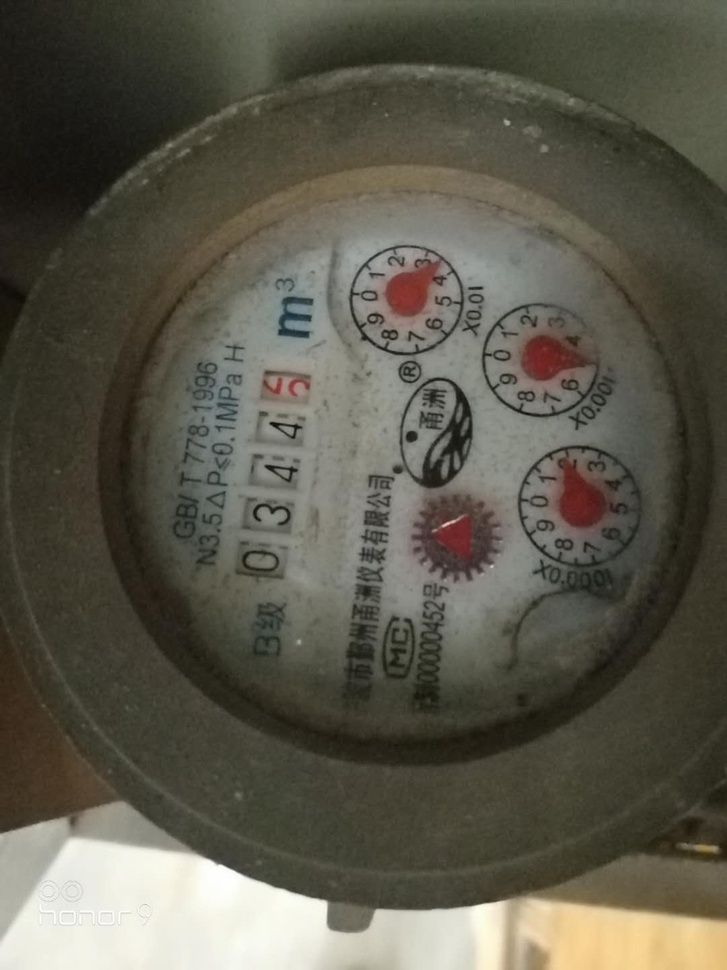
#> input picture images/meter4.jpeg, 727 x 970 px, shrunk from 1080 x 1440 before the run
$ python car_pad.py   (older library calls are emulated)
#> lines starting #> are read from the running program, lines starting #| are printed output that depends on the picture; after the words box and inside, x2 and y2 are one past the last pixel; in counts of white or black regions, pixels touching at a corner belong together
#encoding:utf-8
#BY：Eastmount CSDN 2018-08-06
import cv2
import numpy as np
import matplotlib.pyplot as plt

#读取图片
imagePath = './images/meter4.jpeg'
img = cv2.imread(imagePath)
#> img is the input picture: shape (970, 727, 3); mean B, G, R 75.9, 88.9, 91.6

#opencv默认的imread是以BGR的方式进行存储的
lenna_img = cv2.cvtColor(img,cv2.COLOR_BGR2RGB)

#灰度图像处理
GrayImage = cv2.cvtColor(img,cv2.COLOR_BGR2GRAY)
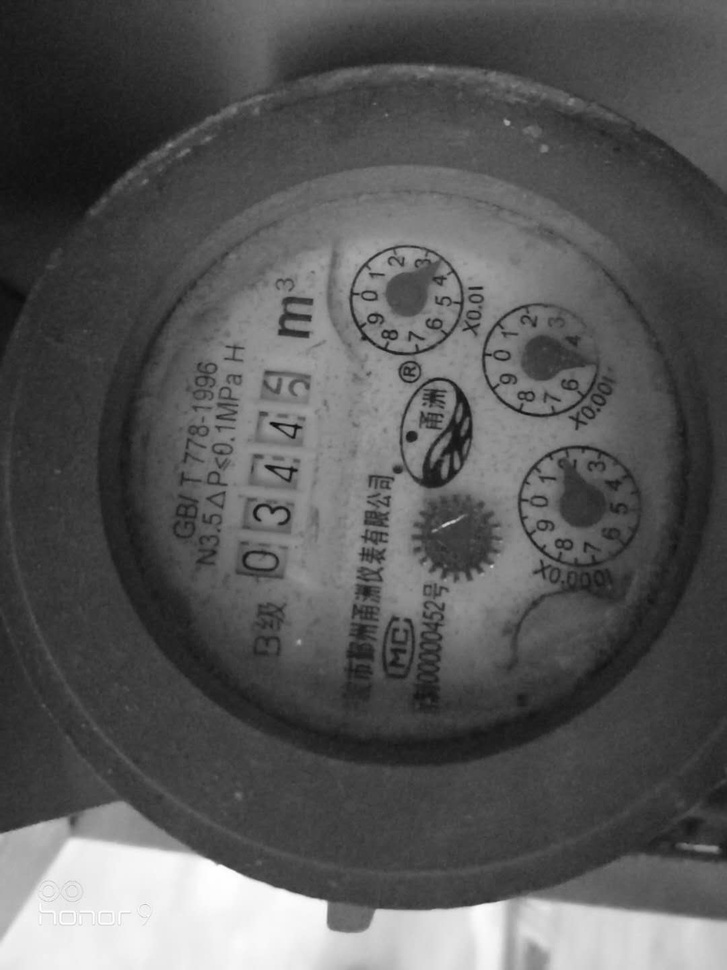
#> GrayImage: shape (970, 727); min 4, max 255, mean 88.2
print(u"读入lenna图的shape为", GrayImage.shape)
#| 读入lenna图的shape为 (970, 727)

#直方图均衡化
#equ = cv2.equalizeHist(gray)

#高斯平滑 去噪
Gaussian = cv2.GaussianBlur(GrayImage, (3, 3), 0, 0, cv2.BORDER_DEFAULT)
#Gaussian = cv2.GaussianBlur(GrayImage, (9, 9),0)

#中值滤波
Median = cv2.medianBlur(Gaussian, 5)

#Sobel算子 XY方向求梯度 cv2.CV_8U
x = cv2.Sobel(Median, cv2.CV_32F, 1, 0, ksize = 3) #X方向
y = cv2.Sobel(Median, cv2.CV_32F, 0, 1, ksize = 3) #Y方向
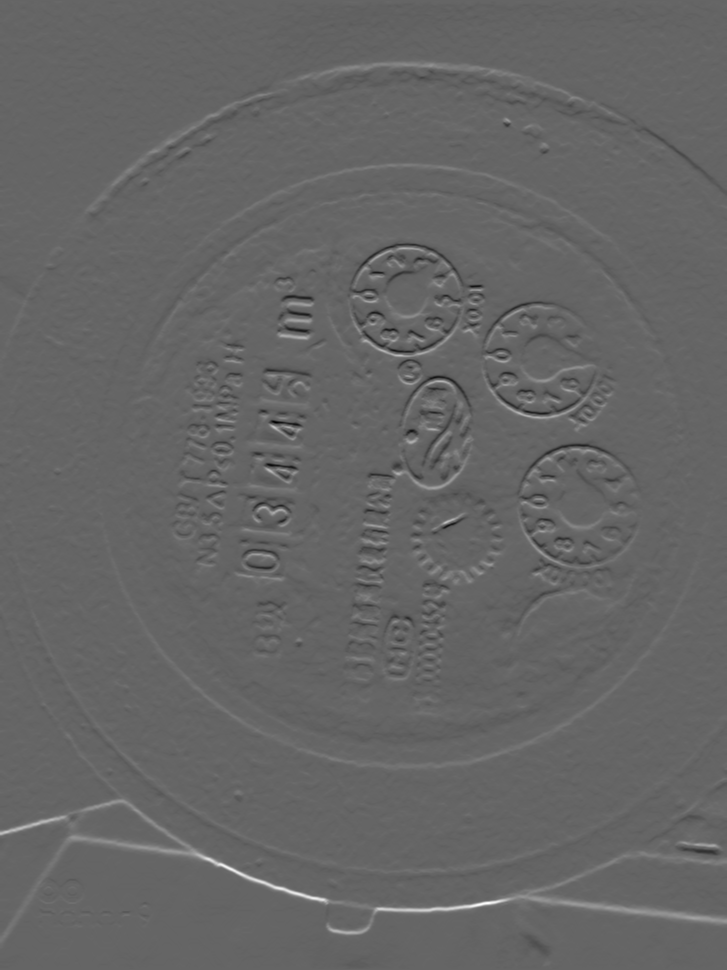
#> y: shape (970, 727) float32; min -297, max 449, mean 1.1; drawn with min black and max white
#absX = cv2.convertScaleAbs(x)   # 转回uint8
#absY = cv2.convertScaleAbs(y)
#Sobel = cv2.addWeighted(absX, 0.5, absY, 0.5, 0)
gradient = cv2.subtract(x, y)
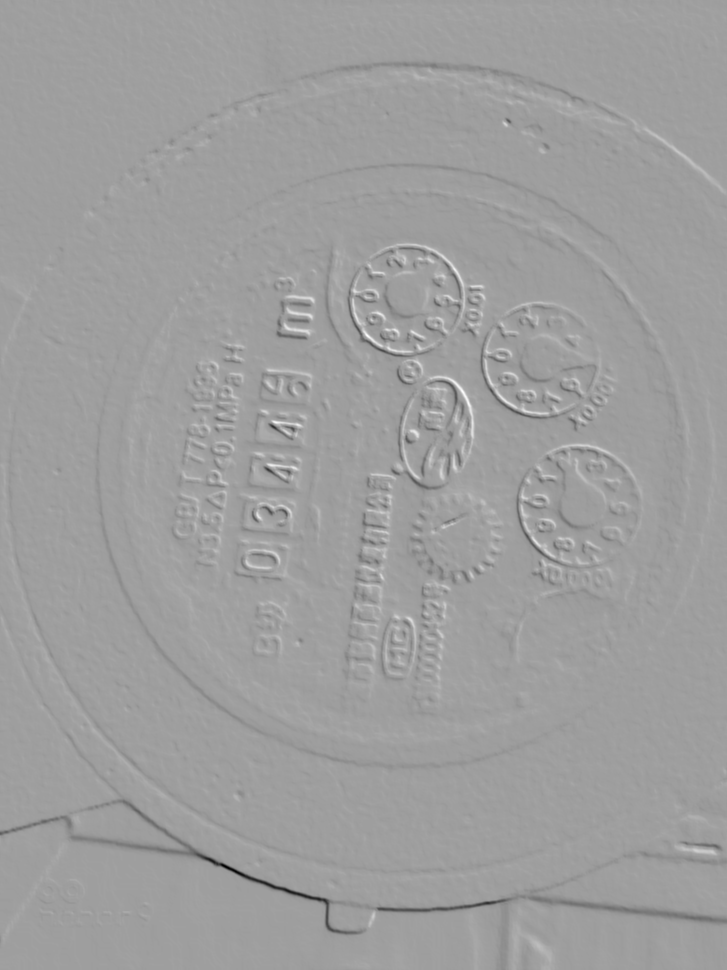
#> gradient: shape (970, 727) float32; min -614, max 372, mean -1; drawn with min black and max white
Sobel = cv2.convertScaleAbs(gradient)
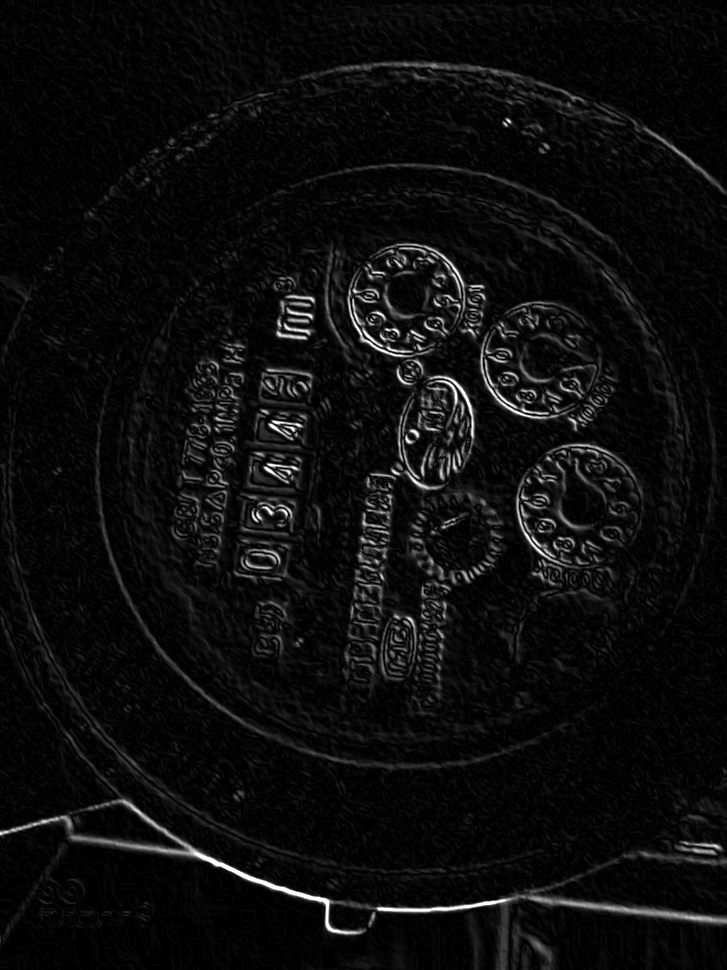
#> Sobel: shape (970, 727); min 0, max 255, mean 13.1
cv2.imshow('dilation2', Sobel)
cv2.waitKey(0)

#二值化处理 周围像素影响
blurred = cv2.GaussianBlur(Sobel, (9, 9),0) #再进行一次高斯去噪
#注意170可以替换的
ret, Binary = cv2.threshold(blurred , 170, 255, cv2.THRESH_BINARY)
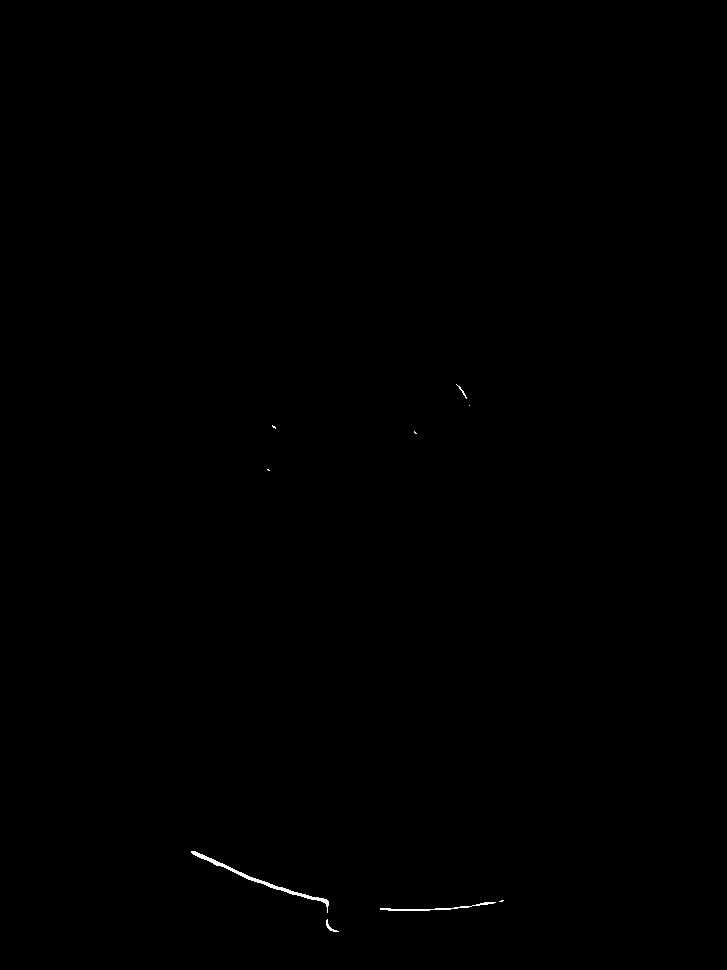
#> Binary: shape (970, 727); 0.12% white; 9 white regions (5 under 20 px), largest, box (x1, y1, x2, y2) and area: (191, 851, 329, 913) 534, (380, 902, 496, 911) 220, (326, 919, 339, 932) 44, (456, 384, 467, 399) 26
cv2.imshow('dilation2', Binary)
cv2.waitKey(0)

# 膨胀和腐蚀操作的核函数
element1 = cv2.getStructuringElement(cv2.MORPH_RECT, (9, 1))
element2 = cv2.getStructuringElement(cv2.MORPH_RECT, (9, 7))
# 膨胀一次，让轮廓突出
Dilation = cv2.dilate(Binary, element2, iterations = 1)
#> Dilation: shape (970, 727); 0.55% white; 6 white regions, box (x1, y1, x2, y2) and area: (187, 848, 343, 935) 2180, (376, 897, 508, 914) 1115, (452, 381, 474, 409) 323, (268, 422, 280, 432) 112, (410, 428, 421, 437) 95, (263, 466, 274, 474) 86
# 腐蚀一次，去掉细节
Erosion = cv2.erode(Dilation, element1, iterations = 1)
#> Erosion: shape (970, 727); 0.37% white; 7 white regions (1 under 20 px), largest, box (x1, y1, x2, y2) and area: (191, 848, 339, 935) 1484, (380, 897, 504, 914) 971, (456, 381, 467, 402) 92, (272, 422, 276, 432) 32, (414, 428, 417, 437) 23, (267, 466, 270, 474) 22
# 再次膨胀，让轮廓明显一些
Dilation2 = cv2.dilate(Erosion, element2,iterations = 3)
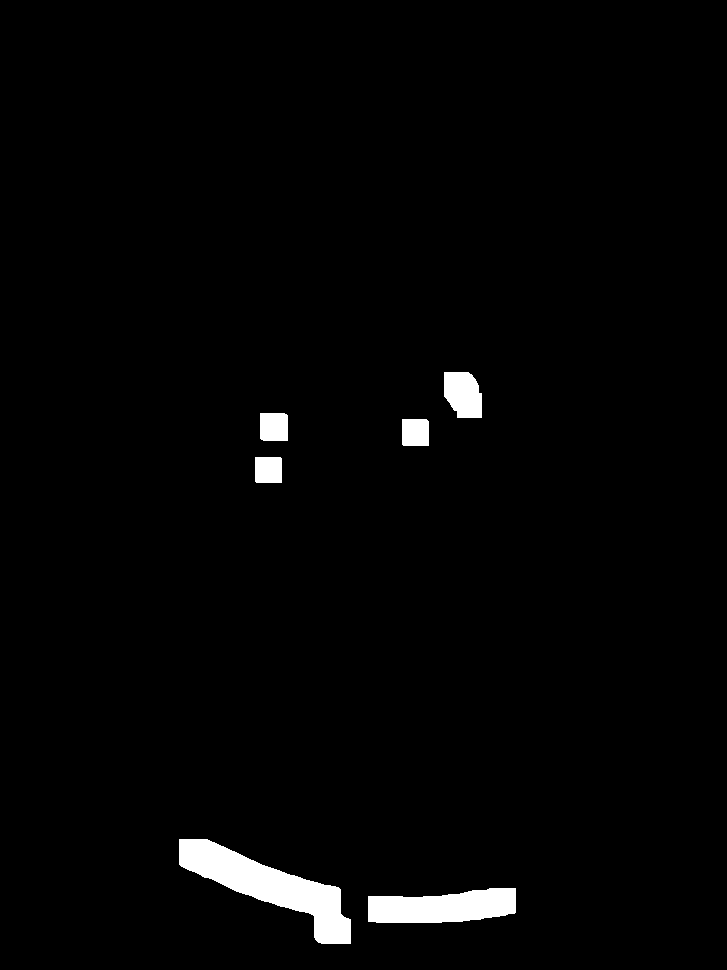
#> Dilation2: shape (970, 727); 2% white; 6 white regions, box (x1, y1, x2, y2) and area: (179, 839, 351, 944) 6687, (368, 888, 516, 923) 4067, (444, 372, 482, 418) 1455, (260, 413, 288, 441) 776, (402, 419, 429, 446) 725, (255, 457, 282, 483) 700
cv2.imshow('Dilation2 ', Dilation2)
cv2.waitKey(0)


##########################################

#建立一个椭圆核函数
kernel = cv2.getStructuringElement(cv2.MORPH_ELLIPSE, (25, 25))

#执行图像形态学, 细节直接查文档，很简单
closed = cv2.morphologyEx(Binary, cv2.MORPH_CLOSE, kernel)
#> closed: shape (970, 727); 0.13% white; 7 white regions (4 under 20 px), largest, box (x1, y1, x2, y2) and area: (191, 851, 339, 932) 605, (380, 900, 504, 911) 235, (456, 384, 467, 399) 26
closed = cv2.erode(closed, None, iterations=4)
#> closed: shape (970, 727); every value is 0
closed = cv2.dilate(closed, None, iterations=4)
cv2.imshow('erode dilate', closed)
cv2.waitKey(0)

##########################################


#显示图形
titles = ['Source Image','Gray Image', 'Gaussian Image', 'Median Image',
          'Sobel Image', 'Binary Image', 'Dilation Image', 'Erosion Image', 'Dilation2 Image']
images = [lenna_img, GrayImage, Gaussian,
          Median, Sobel, Binary,
          Dilation, Erosion, closed]
for i in range(9):
   plt.subplot(3,3,i+1),plt.imshow(images[i],'gray')
   plt.title(titles[i])
   plt.xticks([]),plt.yticks([])
plt.show()

cv2.imshow('Gray', GrayImage)
cv2.waitKey(0)

"""
接下来使用Dilation2图片确定车牌的轮廓
这里opencv3返回的是三个参数
  参数一：二值化图像
  参数二：轮廓类型 检测的轮廓不建立等级关系
  参数三：处理近似方法  例如一个矩形轮廓只需4个点来保存轮廓信息
"""
(_, cnts, _) = cv2.findContours(closed.copy(),
                                cv2.RETR_LIST,               #RETR_TREE
                                cv2.CHAIN_APPROX_SIMPLE)
#> cnts = []

#画出轮廓
#> (the run stopped early here; a loop or call above may not have finished)
